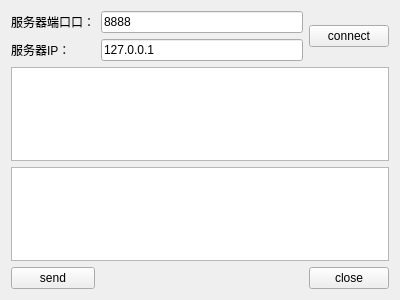
<?xml version="1.0" encoding="UTF-8"?>
<ui version="4.0">
 <class>ClientWidget</class>
 <widget class="QWidget" name="ClientWidget">
  <property name="geometry">
   <rect>
    <x>0</x>
    <y>0</y>
    <width>400</width>
    <height>300</height>
   </rect>
  </property>
  <property name="windowTitle">
   <string>Form</string>
  </property>
  <layout class="QGridLayout" name="gridLayout">
   <item row="0" column="1">
    <widget class="QLineEdit" name="lineEditPort">
     <property name="text">
      <string>8888</string>
     </property>
    </widget>
   </item>
   <item row="1" column="0">
    <widget class="QLabel" name="label_2">
     <property name="text">
      <string>服务器IP：</string>
     </property>
    </widget>
   </item>
   <item row="1" column="1">
    <widget class="QLineEdit" name="lineEditIP">
     <property name="text">
      <string>127.0.0.1</string>
     </property>
    </widget>
   </item>
   <item row="4" column="2">
    <widget class="QPushButton" name="buttonClose">
     <property name="text">
      <string>close</string>
     </property>
    </widget>
   </item>
   <item row="0" column="0">
    <widget class="QLabel" name="label">
     <property name="text">
      <string>服务器端口口：</string>
     </property>
    </widget>
   </item>
   <item row="4" column="0">
    <widget class="QPushButton" name="buttonSend">
     <property name="text">
      <string>send</string>
     </property>
    </widget>
   </item>
   <item row="0" column="2" rowspan="2">
    <widget class="QPushButton" name="buttonConnect">
     <property name="text">
      <string>connect</string>
     </property>
    </widget>
   </item>
   <item row="2" column="0" colspan="3">
    <widget class="QTextEdit" name="textEditRead">
     <property name="readOnly">
      <bool>true</bool>
     </property>
    </widget>
   </item>
   <item row="4" column="1">
    <spacer name="horizontalSpacer">
     <property name="orientation">
      <enum>Qt::Horizontal</enum>
     </property>
     <property name="sizeHint" stdset="0">
      <size>
       <width>208</width>
       <height>20</height>
      </size>
     </property>
    </spacer>
   </item>
   <item row="3" column="0" colspan="3">
    <widget class="QTextEdit" name="textEditWrite"/>
   </item>
  </layout>
 </widget>
 <resources/>
 <connections/>
</ui>
